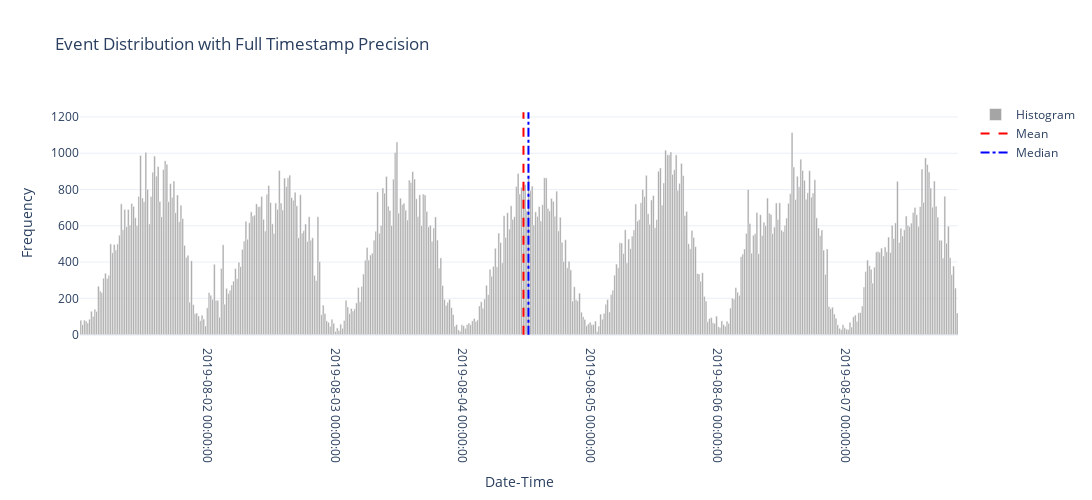

Notebook code cell kept with this figure:
### Code cell
# Plot a histogram by date and time, just complete records.
plotly_frequency_datetime_plotlypx(df_fs['datetime'], bins=500, density=False, color='grey', title='Event Distribution with Full Timestamp Precision', xlabel='Date-Time', ylabel='Frequency')

### Figure 1 — Plotly figure (JSON) as saved in the notebook; plotly's stock layout.template omitted (floating-point values rounded to 4 significant figures; data arrays with more than 128 entries replaced by an {"elided": "..."} marker saying what was removed)
{"data": [{"marker": {"color": "grey"}, "name": "Histogram", "opacity": 0.7, "type": "bar", "width": {"elided": "500 int values"}, "x": {"elided": "500 str values"}, "y": {"elided": "500 float values"}}, {"line": {"color": "red", "dash": "dash"}, "mode": "lines", "name": "Mean", "type": "scatter", "x": ["2019-08-04T11:31:47.713000+00:00", "2019-08-04T11:31:47.713000+00:00"], "y": [0, 1225.0]}, {"line": {"color": "blue", "dash": "dashdot"}, "mode": "lines", "name": "Median", "type": "scatter", "x": ["2019-08-04T12:28:00+00:00", "2019-08-04T12:28:00+00:00"], "y": [0, 1225.0]}], "layout": {"bargap": 0.05, "height": 500, "title": {"text": "Event Distribution with Full Timestamp Precision"}, "width": 1200, "xaxis": {"tickangle": 90, "tickformat": "%Y-%m-%d %H:%M:%S", "title": {"text": "Date-Time"}}, "yaxis": {"title": {"text": "Frequency"}}}}
